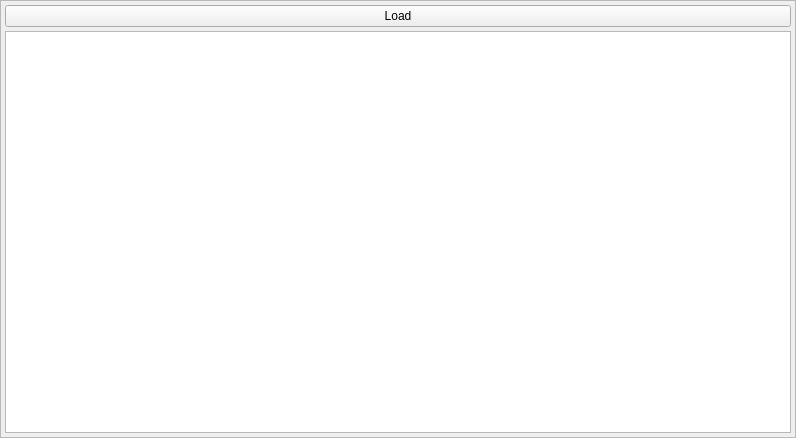
<?xml version="1.0" encoding="UTF-8"?>
<ui version="4.0">
 <class>Form</class>
 <widget class="QWidget" name="Form">
  <property name="geometry">
   <rect>
    <x>0</x>
    <y>0</y>
    <width>796</width>
    <height>438</height>
   </rect>
  </property>
  <property name="windowTitle">
   <string>Form</string>
  </property>
  <layout class="QVBoxLayout" name="verticalLayout">
   <property name="spacing">
    <number>0</number>
   </property>
   <property name="leftMargin">
    <number>0</number>
   </property>
   <property name="topMargin">
    <number>0</number>
   </property>
   <property name="rightMargin">
    <number>0</number>
   </property>
   <property name="bottomMargin">
    <number>0</number>
   </property>
   <item>
    <widget class="QFrame" name="frame">
     <property name="frameShape">
      <enum>QFrame::StyledPanel</enum>
     </property>
     <property name="frameShadow">
      <enum>QFrame::Raised</enum>
     </property>
     <layout class="QVBoxLayout" name="verticalLayout_2">
      <property name="spacing">
       <number>4</number>
      </property>
      <property name="leftMargin">
       <number>4</number>
      </property>
      <property name="topMargin">
       <number>4</number>
      </property>
      <property name="rightMargin">
       <number>4</number>
      </property>
      <property name="bottomMargin">
       <number>4</number>
      </property>
      <item>
       <widget class="QPushButton" name="bigButton">
        <property name="text">
         <string>Load</string>
        </property>
       </widget>
      </item>
      <item>
       <widget class="QTableWidget" name="tableWidget"/>
      </item>
     </layout>
    </widget>
   </item>
  </layout>
 </widget>
 <resources/>
 <connections/>
</ui>
